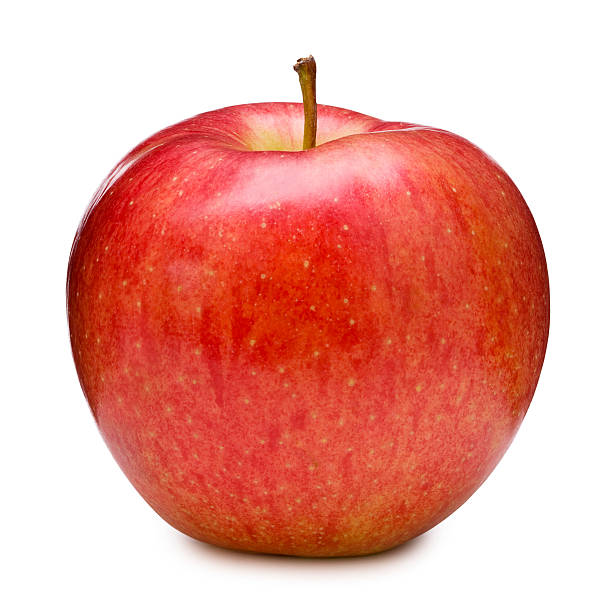
#> input picture apple.jpg, 612 x 612 px
$ python contrastStreching.py
#> lines starting #> are read from the running program, lines starting #| are printed output that depends on the picture
import cv2
import numpy as np
import matplotlib.pyplot as plt

img=cv2.imread('apple.jpg',0)
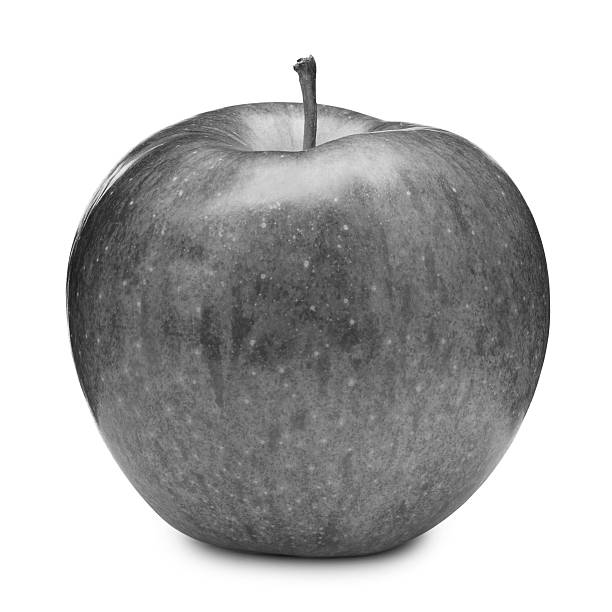
#> img: shape (612, 612); min 9, max 255, mean 186
test=img.copy()
height,width=img.shape
#> height = 612; width = 612

bit_depth=img.dtype.itemsize*8
#> bit_depth = 8
print(bit_depth)
#| 8

Lmax=(2**bit_depth)-1
#> Lmax = 255
Lmin=0
Mmax=np.max(img)
#> Mmax = 255
Mmin=np.min(img)
#> Mmin = 9

print(Lmax,Lmin,Mmax,Mmin,end=" ")
#| 255 0 255 9
result=np.zeros((height,width),dtype='uint8')
for i in range(height):
    for j in range(width):
        p=img[i,j]
        streched_value=int((((Lmax-Lmin)*(p-Mmin))/(Mmax-Mmin))+Lmin)
        result[i,j]=np.clip(streched_value,0,255)

result=np.uint8(result)


fig,axes=plt.subplots(1,2,figsize=(10,5))
axes[0].imshow(test,cmap='gray')
axes[0].set_title("Original Image")

axes[1].imshow(result,cmap='gray')
axes[1].set_title("Streched Image")

plt.show()
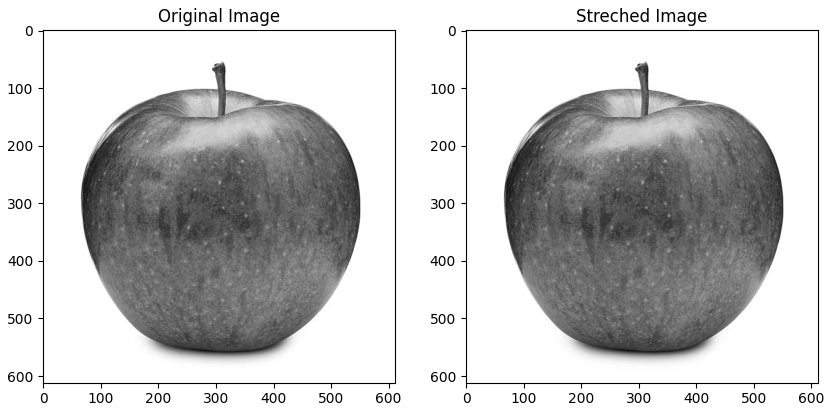
#> figure drawn by matplotlib, 2 panels
